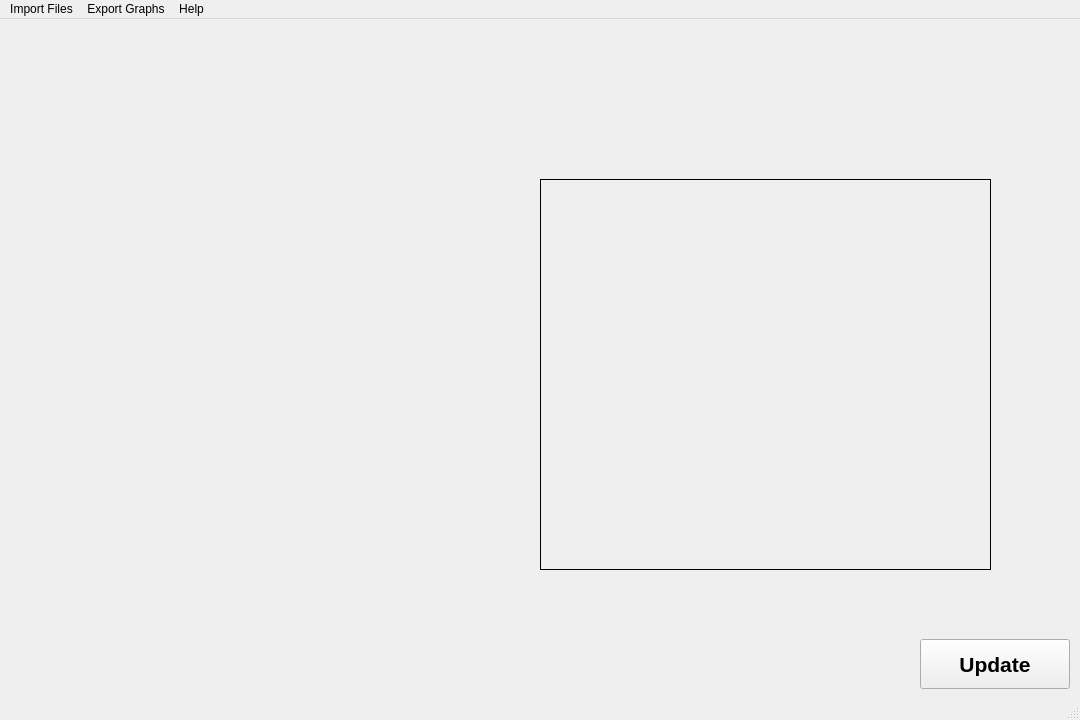
<?xml version="1.0" encoding="UTF-8"?>
<ui version="4.0">
 <class>MainWindow</class>
 <widget class="QMainWindow" name="MainWindow">
  <property name="geometry">
   <rect>
    <x>0</x>
    <y>0</y>
    <width>1080</width>
    <height>720</height>
   </rect>
  </property>
  <property name="windowTitle">
   <string>MainWindow</string>
  </property>
  <widget class="QWidget" name="centralwidget">
   <widget class="QPushButton" name="updateButton">
    <property name="geometry">
     <rect>
      <x>920</x>
      <y>620</y>
      <width>150</width>
      <height>50</height>
     </rect>
    </property>
    <property name="font">
     <font>
      <pointsize>16</pointsize>
      <weight>75</weight>
      <bold>true</bold>
     </font>
    </property>
    <property name="text">
     <string>Update</string>
    </property>
   </widget>
   <widget class="QLabel" name="label">
    <property name="geometry">
     <rect>
      <x>540</x>
      <y>160</y>
      <width>451</width>
      <height>391</height>
     </rect>
    </property>
    <property name="frameShape">
     <enum>QFrame::Panel</enum>
    </property>
    <property name="text">
     <string/>
    </property>
    <property name="alignment">
     <set>Qt::AlignCenter</set>
    </property>
   </widget>
  </widget>
  <widget class="QMenuBar" name="menubar">
   <property name="geometry">
    <rect>
     <x>0</x>
     <y>0</y>
     <width>1080</width>
     <height>26</height>
    </rect>
   </property>
   <widget class="QMenu" name="menuImport_Files">
    <property name="title">
     <string>Import Files</string>
    </property>
   </widget>
   <widget class="QMenu" name="menuExport_Graphs">
    <property name="title">
     <string>Export Graphs</string>
    </property>
   </widget>
   <widget class="QMenu" name="menuHelp">
    <property name="title">
     <string>Help</string>
    </property>
   </widget>
   <addaction name="menuImport_Files"/>
   <addaction name="menuExport_Graphs"/>
   <addaction name="menuHelp"/>
  </widget>
  <widget class="QStatusBar" name="statusbar"/>
 </widget>
 <resources/>
 <connections/>
</ui>
